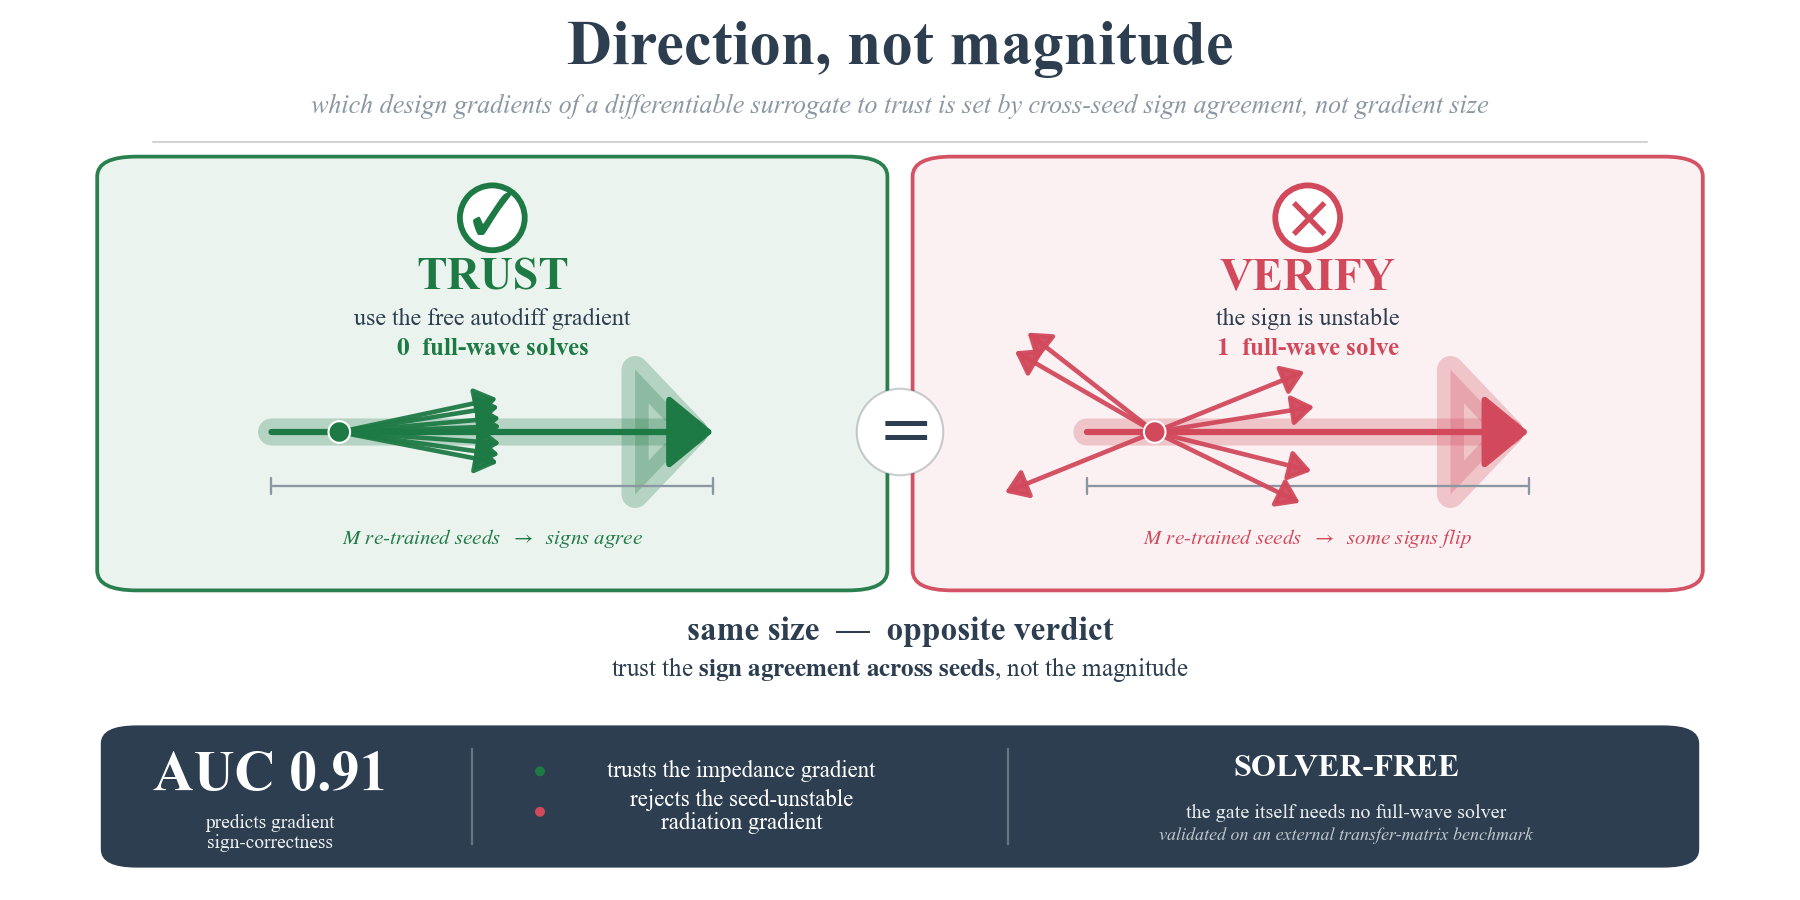

Generate this figure with Python:
# -*- coding: utf-8 -*-
# Elsevier graphical abstract for paper 2 -- concept "SAME MAGNITUDE, OPPOSITE TRUST".
# Core message: for a differentiable surrogate's DESIGN gradients, which to trust is set by
# CROSS-SEED SIGN AGREEMENT (re-train M seeds; do per-component gradient signs agree?), NOT by
# gradient magnitude.  Two large identical-length design arrows sit side by side (same size).
# Behind each, a small fan of M seed-gradient arrows: LEFT all aligned (signs agree) -> TRUST the
# free autodiff gradient (0 solves); RIGHT fanned with flips (signs disagree) -> VERIFY with one
# full-wave solve.  Same size, opposite verdict.  Honest numbers only (AUC 0.91 on an external
# transfer-matrix benchmark; solver-free).
import os
os.environ['KMP_DUPLICATE_LIB_OK'] = 'TRUE'
import numpy as np
import matplotlib
matplotlib.use('Agg')
import matplotlib.pyplot as plt
import matplotlib.colors as mcolors
from matplotlib.patches import FancyBboxPatch, FancyArrowPatch, Ellipse

DIR = os.path.dirname(os.path.abspath(__file__))
INK = '#2c3e50'    # slate ink (all text)
GRN = '#1e7a45'    # trust  (signs agree)
RED = '#d1495b'    # verify (signs disagree) -- soft rose-red
MUT = '#8a97a3'    # muted slate-grey for secondary marks

def tint(c, a):
    r = list(mcolors.to_rgba(c)); r[3] = a; return tuple(r)

plt.rcParams.update({
    'font.family': 'serif', 'font.serif': ['Times New Roman'],
    'mathtext.fontset': 'stix', 'pdf.fonttype': 42, 'ps.fonttype': 42,
    'text.color': INK,
})

fig = plt.figure(figsize=(12.0, 6.0))
fig.patch.set_facecolor('white')
# single full-canvas axes in 0..1 coords so everything is placed by hand (no clipping)
ax = fig.add_axes([0, 0, 1, 1]); ax.set_xlim(0, 1); ax.set_ylim(0, 1); ax.axis('off')

# ----------------------------------------------------------------------------------------------
#  title block
# ----------------------------------------------------------------------------------------------
ax.text(0.5, 0.945, 'Direction, not magnitude', ha='center', va='center',
        fontsize=30, fontweight='bold', color=INK)
ax.text(0.5, 0.882,
        'which design gradients of a differentiable surrogate to trust is set by '
        'cross-seed sign agreement, not gradient size',
        ha='center', va='center', fontsize=12.5, color=MUT, style='italic')

# thin slate rule under the title for a clean editorial banner feel
ax.plot([0.085, 0.915], [0.842, 0.842], color=tint(INK, 0.22), lw=1.0, solid_capstyle='round')

# ----------------------------------------------------------------------------------------------
#  two contrast panels (left = TRUST / green, right = VERIFY / red)
# ----------------------------------------------------------------------------------------------
# panel rectangles (soft tinted cards)
PY0, PY1 = 0.350, 0.820          # panel vertical extent (leave a clear band for the punch line)
LPX0, LPX1 = 0.060, 0.487        # left card x-extent
RPX0, RPX1 = 0.513, 0.940        # right card x-extent

cards = {}
for key, (x0, x1, col, al) in {'L': (LPX0, LPX1, GRN, 0.085),
                               'R': (RPX0, RPX1, RED, 0.075)}.items():
    p = FancyBboxPatch((x0, PY0), x1 - x0, PY1 - PY0,
                       boxstyle='round,pad=0.006,rounding_size=0.022',
                       facecolor=tint(col, al), edgecolor=tint(col, 0.95), lw=1.8, zorder=1)
    ax.add_patch(p)
    cards[key] = p
left_card, right_card = cards['L'], cards['R']

# a true visual circle must be drawn as an ellipse: figure is 2:1, so width = height/ASP
ASP = (12.0 / 6.0)               # x-units per y-unit visual stretch

# --- geometry of the hero arrows: identical length on both sides (SAME MAGNITUDE) ---
LCx = 0.5 * (LPX0 + LPX1)         # left panel centre x
RCx = 0.5 * (RPX0 + RPX1)         # right panel centre x
ARR_Y = 0.520                     # baseline y the big (consensus) arrows point along
ARR_DX = 0.125                    # half-length (same for both => identical magnitude)
TAILx = lambda cx: cx - ARR_DX    # consensus-arrow tail x
# the seed fan radiates from a point INBOARD of the tail so backward (flipped) seeds stay
# inside the panel and never cross the centre divider
FANx = lambda cx: cx - ARR_DX + 0.040
SEED_LEN = 0.092                  # seed arrow length (shorter than the consensus arrow)

def big_arrow(cx, col):
    """the large consensus design gradient: a soft wide band + a crisp centre-line on top."""
    a = FancyArrowPatch((TAILx(cx), ARR_Y), (cx + ARR_DX, ARR_Y),
                        arrowstyle='-|>,head_width=1.0,head_length=0.95',
                        mutation_scale=30, lw=13.0, color=tint(col, 0.26), zorder=3,
                        capstyle='round', joinstyle='round')
    ax.add_patch(a)
    a2 = FancyArrowPatch((TAILx(cx), ARR_Y), (cx + ARR_DX, ARR_Y),
                         arrowstyle='-|>,head_width=0.7,head_length=0.85',
                         mutation_scale=22, lw=3.0, color=col, zorder=5,
                         capstyle='round', joinstyle='round')
    ax.add_patch(a2)

# --- fan of M seed-gradient arrows ON TOP of the consensus arrow ---
M = 7
def seed_fan(cx, angles_deg, col, clip):
    """M seed arrows sharing one tail, splayed by the given angles (deg, 0 = +x = 'positive sign')."""
    tail = np.array([FANx(cx), ARR_Y])
    for ang in angles_deg:
        th = np.deg2rad(ang)
        # multiply the y-component by ASP so the fan looks angular (not squashed) on a 2:1 canvas
        tip = tail + np.array([SEED_LEN * np.cos(th), SEED_LEN * np.sin(th) * ASP])
        a = FancyArrowPatch(tuple(tail), tuple(tip),
                            arrowstyle='-|>,head_width=0.55,head_length=0.8',
                            mutation_scale=11, lw=2.2, color=col, zorder=7,
                            capstyle='round', joinstyle='round', alpha=0.95)
        a.set_clip_path(clip)            # safety: never spill outside the panel
        ax.add_patch(a)
    # mark the shared tail (the design point)
    ax.add_patch(Ellipse((tail[0], tail[1]), width=0.012, height=0.012 * ASP,
                 facecolor=col, edgecolor='white', lw=1.0, zorder=8))

# draw consensus arrows first (soft band), then the seed fans on top
big_arrow(LCx, GRN)
big_arrow(RCx, RED)

# LEFT: all M seeds aligned -> tight bundle, all near 0 deg (same sign), no flips
left_ang = np.array([5.0, -4.0, 9.0, -8.0, 2.0, 12.0, -11.0])
seed_fan(LCx, left_ang, GRN, left_card)

# RIGHT: seeds disagree -> wide fan with 3 of 7 FLIPPED to point backwards (sign disagreement)
right_ang = np.array([9.0, -14.0, 150.0, 22.0, -158.0, -26.0, 142.0])
seed_fan(RCx, right_ang, RED, right_card)

# small explanatory tags under each fan
ax.text(LCx, ARR_Y - 0.118, r'$M$ re-trained seeds  $\rightarrow$  signs agree',
        ha='center', va='center', fontsize=10.0, color=GRN, style='italic')
ax.text(RCx, ARR_Y - 0.118, r'$M$ re-trained seeds  $\rightarrow$  some signs flip',
        ha='center', va='center', fontsize=10.0, color=RED, style='italic')

# --- big verdict badges (check / cross) inside coloured discs, top of each panel ---
def verdict(cx, cy, col, mark):
    # true circle via ellipse (width corrected for 2:1 figure)
    ax.add_patch(Ellipse((cx, cy), width=0.072 / ASP, height=0.072,
                 facecolor='white', edgecolor=col, lw=2.8, zorder=9))
    ax.text(cx, cy - 0.002, mark, ha='center', va='center', fontsize=29,
            color=col, zorder=10, fontweight='bold')

VY = 0.758
verdict(LCx, VY, GRN, r'$\checkmark$')
verdict(RCx, VY, RED, r'$\boldsymbol{\times}$')

# --- panel headline labels ---
ax.text(LCx, 0.690, 'TRUST', ha='center', va='center', fontsize=22,
        fontweight='bold', color=GRN, zorder=9)
ax.text(LCx, 0.646, 'use the free autodiff gradient', ha='center', va='center',
        fontsize=11.5, color=INK, zorder=9)
ax.text(LCx, 0.612, r'$\mathbf{0}$  full-wave solves', ha='center', va='center',
        fontsize=12.0, color=GRN, zorder=9, fontweight='bold')

ax.text(RCx, 0.690, 'VERIFY', ha='center', va='center', fontsize=22,
        fontweight='bold', color=RED, zorder=9)
ax.text(RCx, 0.646, 'the sign is unstable', ha='center', va='center',
        fontsize=11.5, color=INK, zorder=9)
ax.text(RCx, 0.612, r'$\mathbf{1}$  full-wave solve', ha='center', va='center',
        fontsize=12.0, color=RED, zorder=9, fontweight='bold')

# --- "SAME MAGNITUDE" dimension lines under each hero arrow (proof of identical length) ---
def measure(cx):
    y = ARR_Y - 0.060
    ax.annotate('', xy=(cx - ARR_DX, y), xytext=(cx + ARR_DX, y),
                arrowprops=dict(arrowstyle='|-|,widthA=0.4,widthB=0.4', color=MUT, lw=1.1),
                zorder=5)
measure(LCx); measure(RCx)

# central "=" on the equator -- the proof that the two design gradients have identical size
ax.text(0.5, ARR_Y, r'$=$', ha='center', va='center', fontsize=34, color=INK,
        fontweight='bold', zorder=7,
        bbox=dict(boxstyle='circle,pad=0.18', facecolor='white', edgecolor=tint(INK, 0.25), lw=1.0))

# ----------------------------------------------------------------------------------------------
#  punch line strip between the panels and the payoff bar
# ----------------------------------------------------------------------------------------------
ax.text(0.5, 0.298,
        'same size  —  opposite verdict',
        ha='center', va='center', fontsize=16.0, fontweight='bold', color=INK)
ax.text(0.5, 0.256,
        r'trust the $\mathbf{sign\ agreement\ across\ seeds}$, not the magnitude',
        ha='center', va='center', fontsize=12.0, color=INK)

# ----------------------------------------------------------------------------------------------
#  hero payoff strip (bottom)
# ----------------------------------------------------------------------------------------------
BY0, BY1 = 0.040, 0.190
ax.add_patch(FancyBboxPatch((0.060, BY0), 0.880, BY1 - BY0,
             boxstyle='round,pad=0.004,rounding_size=0.020',
             facecolor=INK, edgecolor='none', zorder=2))

byc = 0.5 * (BY0 + BY1)
# left: the headline number
ax.text(0.150, byc + 0.022, 'AUC 0.91', ha='center', va='center',
        fontsize=27, fontweight='bold', color='white', zorder=4)
ax.text(0.150, byc - 0.030, 'predicts gradient', ha='center', va='center',
        fontsize=9.3, color=tint('white', 0.92), zorder=4)
ax.text(0.150, byc - 0.052, 'sign-correctness', ha='center', va='center',
        fontsize=9.3, color=tint('white', 0.92), zorder=4)

# vertical separators
for xs in (0.262, 0.560):
    ax.plot([xs, xs], [BY0 + 0.022, BY1 - 0.022], color=tint('white', 0.28), lw=1.1, zorder=4)

# middle: what it trusts / rejects (the concrete physics payoff)
ax.text(0.412, byc + 0.028, 'trusts the impedance gradient', ha='center', va='center',
        fontsize=11.0, color='white', zorder=4)
ax.text(0.412, byc - 0.004, 'rejects the seed-unstable', ha='center', va='center',
        fontsize=11.0, color='white', zorder=4)
ax.text(0.412, byc - 0.030, 'radiation gradient', ha='center', va='center',
        fontsize=11.0, color='white', zorder=4)
# small green / red dots flanking this column
ax.add_patch(Ellipse((0.300, byc + 0.028), width=0.011 / ASP, height=0.011,
             facecolor=GRN, edgecolor='none', zorder=5))
ax.add_patch(Ellipse((0.300, byc - 0.017), width=0.011 / ASP, height=0.011,
             facecolor=RED, edgecolor='none', zorder=5))

# right: solver-free + external validation note
ax.text(0.748, byc + 0.030, 'SOLVER-FREE', ha='center', va='center',
        fontsize=15.5, fontweight='bold', color='white', zorder=4)
ax.text(0.748, byc - 0.018, 'the gate itself needs no full-wave solver', ha='center', va='center',
        fontsize=9.6, color=tint('white', 0.9), zorder=4)
ax.text(0.748, byc - 0.044, 'validated on an external transfer-matrix benchmark',
        ha='center', va='center', fontsize=8.6, color=tint('white', 0.72),
        style='italic', zorder=4)

# ----------------------------------------------------------------------------------------------
out_pdf = os.path.join(DIR, 'fig_graphical_p2_A.pdf')
out_png = os.path.join(DIR, 'fig_graphical_p2_A.png')
fig.savefig(out_pdf)
fig.savefig(out_png, dpi=150)
plt.close(fig)
try:
    from PIL import Image
    w, h = Image.open(out_png).size
    print(f'fig_graphical_p2_A (same-magnitude-opposite-trust): PNG {w}x{h} px -> {DIR}')
except Exception:
    print('fig_graphical_p2_A: written')
